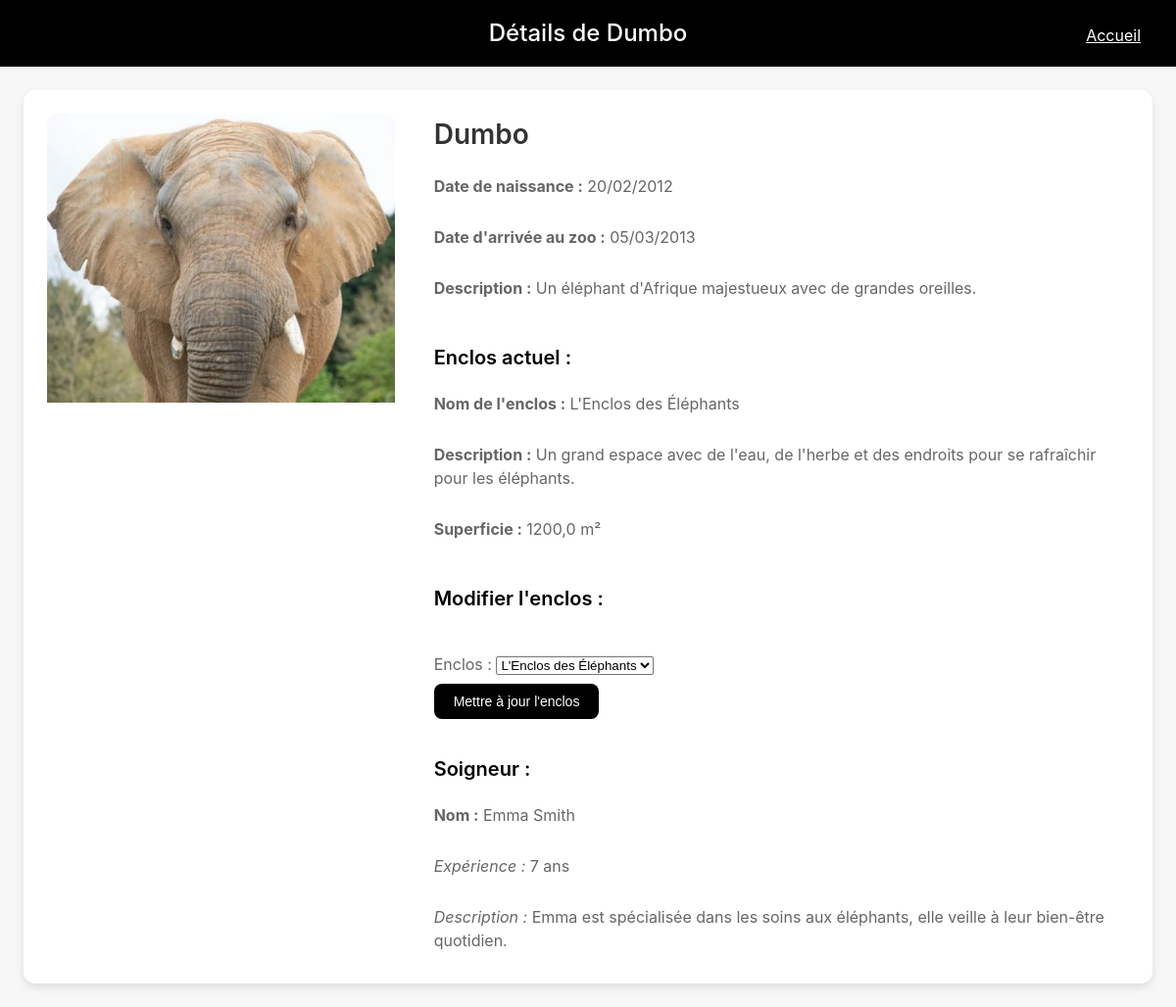
The page /animal/3/ on the database its author committed.
### zoo/models.py (models this page shows, shortened)
class Animal(models.Model):
    nom = models.CharField(max_length=100)
    description = models.CharField(max_length=1000)
    enclos = models.ForeignKey('Enclos', on_delete=models.CASCADE)
    soigneur = models.ForeignKey('Soigneur', on_delete=models.CASCADE, null=True, blank=True)
    date_naissance = models.DateField()
    date_arrivee = models.DateField(null=True, blank=True)
    image = models.ImageField(upload_to='images/', null=True, blank=True)

class Enclos(models.Model):
    nom = models.CharField(max_length=100)
    description = models.CharField(max_length=1000)
    superficie = models.FloatField(help_text="Superficie en m²")
    image = models.ImageField(upload_to='images/', null=True, blank=True)
    def __str__(self):
        return self.nom

class Soigneur(models.Model):
    nom = models.CharField(max_length=100)
    experience = models.IntegerField(help_text="Nombre d'années d'expérience")
    description = models.CharField(max_length=1000)

### zoo/views.py (the view)
# urls.py: path('animal/<int:animal_id>/', views.detail_animal, name='detail_animal'),
def detail_animal(request, animal_id):
    animal = get_object_or_404(Animal, id=animal_id)
    if request.method == 'POST':
        form = ChangeEnclosForm(request.POST, instance=animal)
        if form.is_valid():
            form.save()
            return redirect('detail_animal', animal_id=animal.id)
    else:
        form = ChangeEnclosForm(instance=animal)
    context = {
        'animal': animal,
        'form': form,
    }
    return render(request, 'zoo/detail_animal.html', context)

### zoo/forms.py
class ChangeEnclosForm(forms.ModelForm):
    class Meta:
        model = Animal
        fields = ['enclos']

### zoo/templates/zoo/detail_animal.html (shortened to what this page needs)
{% load static %}
{% block extra_head %}
    <link rel="stylesheet" href="{% static 'css/detail_animal.css' %}">
{% endblock %}
{% block content %}
    <header class="header">
        <h1>Détails de {{ animal.nom }}</h1>
        <a href="{% url 'index' %}" class="event-button">Accueil</a>
    </header>
    <main class="container">
        <section class="section animal-detail">
            <article class="animal-card">
                <div class="animal-image">
                    {% if animal.image %}
                        <img src="{{ animal.image.url }}" alt="Image de {{ animal.nom }}">
                    {% else %}
                        <h1>Pas d'image pour cet animal</h1>
                    {% endif %}
                </div>
                <div class="animal-info">
                    <h3>{{ animal.nom }}</h3>
                    <p><strong>Date de naissance :</strong> {{ animal.date_naissance|date:"d/m/Y" }}</p>
                    <p><strong>Date d'arrivée au zoo :</strong> {{ animal.date_arrivee|date:"d/m/Y" }}</p>
                    <p><strong>Description :</strong> {{ animal.description }}</p>
                    <h4>Enclos actuel :</h4>
                    <p><strong>Nom de l'enclos :</strong> {{ animal.enclos.nom }}</p>
                    <p><strong>Description :</strong> {{ animal.enclos.description }}</p>
                    <p><strong>Superficie :</strong> {{ animal.enclos.superficie }} m²</p>
                    <h4>Modifier l'enclos :</h4>
                    <form method="POST">
                        {{ form.as_p }}
                        <button type="submit">Mettre à jour l'enclos</button>
                    </form>
                    <h4>Soigneur :</h4>
                    <p><strong>Nom :</strong> {{ animal.soigneur.nom }}</p>
                    <p><em>Expérience :</em> {{ animal.soigneur.experience }} ans</p>
                    <p><em>Description :</em> {{ animal.soigneur.description }}</p>
                </div>
            </article>
        </section>
    </main>
{% endblock %}

### zoo/static/css/detail_animal.css (style rules this page uses)
* { margin: 0; padding: 0; box-sizing: border-box; }
.header { background-color: black; padding: 16px 24px; box-shadow: 0 1px 3px rgba(0, 0, 0, 0.1); position: sticky; top: 0; z-index: 100; text-align: center; color: white; }
.header h1 { font-size: 24px; font-weight: 500; }
.container { max-width: 1200px; margin: 0 auto; padding: 24px; }
.animal-card { display: flex; flex-wrap: wrap; gap: 20px; padding: 24px; background-color: white; border-radius: 12px; box-shadow: 0 4px 8px rgba(0, 0, 0, 0.1); }
.animal-image { flex: 1; max-width: 400px; overflow: hidden; border-radius: 12px; margin-right: 20px; }
.animal-image img { width: 100%; height: auto; object-fit: cover; }
.animal-info { flex: 2; display: flex; flex-direction: column; gap: 12px; }
.animal-info h3 { font-size: 28px; font-weight: 600; color: #333; }
.animal-info p { margin: 8px 0; line-height: 1.5; color: #666; }
form { margin-top: 20px; }
form button { background-color: #000; color: white; padding: 10px 20px; border: none; border-radius: 8px; cursor: pointer; font-size: 14px; font-weight: 500; transition: background-color 0.2s; }
h4 { margin-top: 24px; font-size: 20px; font-weight: 600; color: black; }
.event-button { background-color: #000; color: white; padding: 8px 16px; border: none; border-radius: 4px; cursor: pointer; position: absolute; right: 20px; top: 16px; }

### rows shown on the page
Animal: nom "Dumbo", image (picture), date_naissance "20/02/2012", date_arrivee "05/03/2013", description "Un éléphant d'Afrique majestueux avec de grandes oreilles.", enclos.nom "L'Enclos des Éléphants", enclos.description "Un grand espace avec de l'eau, de l'herbe et des endroits pour se rafraîchir pour les éléphants.", enclos.superficie "1200,0", enclos "L'Enclos des Éléphants", soigneur.nom "Emma Smith", soigneur.experience "7", soigneur.description "Emma est spécialisée dans les soins aux éléphants, elle veille à leur bien-être quotidien."
